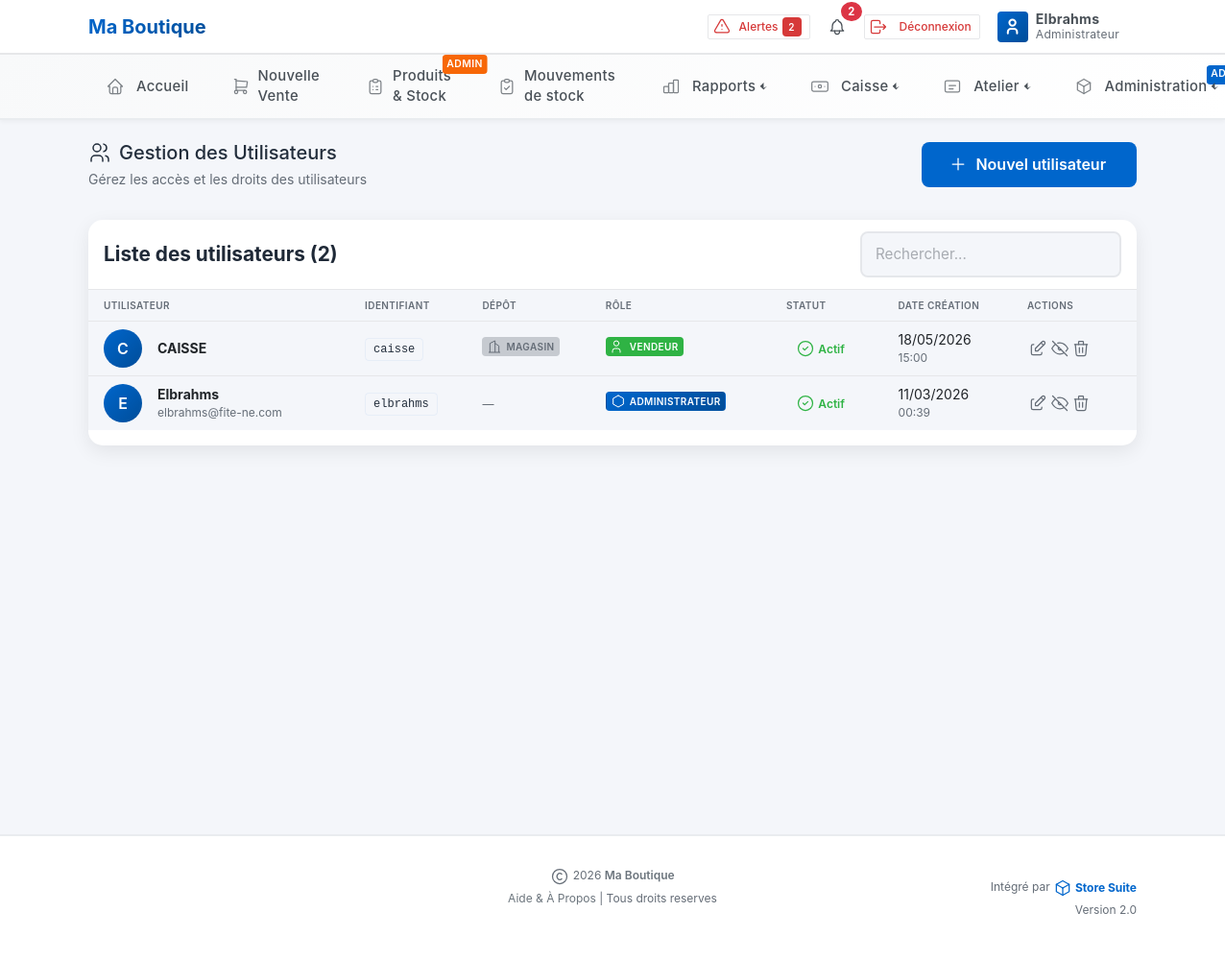
The page /utilisateurs.php (signed in) on the database its author committed.
### tables this page shows
CREATE TABLE `configuration` (
  `id_config` int(11) NOT NULL AUTO_INCREMENT,
  `nom_boutique` varchar(255) NOT NULL COMMENT 'Nom de la boutique/entreprise',
  `slogan` varchar(255) DEFAULT NULL COMMENT 'Slogan ou description courte',
  `logo` varchar(255) DEFAULT NULL COMMENT 'Chemin vers le fichier logo',
  `couleur_primaire` varchar(7) DEFAULT '#e6e64c' COMMENT 'Couleur principale (format HEX)',
  `couleur_secondaire` varchar(7) DEFAULT '#556a94' COMMENT 'Couleur secondaire (format HEX)',
  `adresse` text DEFAULT NULL COMMENT 'Adresse complète de l''entreprise',
  `telephone` varchar(100) DEFAULT NULL COMMENT 'Numéro(s) de téléphone',
  `email` varchar(255) DEFAULT NULL COMMENT 'Adresse email',
  `site_web` varchar(255) DEFAULT NULL COMMENT 'Site web de l''entreprise',
  `num_registre_commerce` varchar(100) DEFAULT NULL COMMENT 'Numéro d''enregistrement (RCCM, etc.)',
  `num_impot` varchar(100) DEFAULT NULL COMMENT 'Numéro fiscal/TVA',
  `devise` varchar(10) DEFAULT '$' COMMENT 'Symbole de la devise utilisée',
  `taux_tva` decimal(5,2) DEFAULT 0.00 COMMENT 'Taux de TVA par défaut (%)',
  `fuseau_horaire` varchar(50) DEFAULT 'Africa/Lubumbashi' COMMENT 'Fuseau horaire',
  `langue` varchar(10) DEFAULT 'fr' COMMENT 'Langue du système (fr, en, etc.)',
  `est_configure` tinyint(1) DEFAULT 0 COMMENT '0=Non configuré, 1=Configuré',
  `date_configuration` datetime DEFAULT NULL COMMENT 'Date de première configuration',
  `date_modification` timestamp NOT NULL DEFAULT current_timestamp() ON UPDATE current_timestamp(),
  `atelier_mode` tinyint(1) NOT NULL DEFAULT 0 COMMENT 'Activer le module Atelier Couture',
  `smtp_host` varchar(255) DEFAULT '' COMMENT 'H',
  `smtp_port` smallint(6) DEFAULT 587 COMMENT 'Port SMTP',
  `smtp_secure` varchar(10) DEFAULT 'tls' COMMENT 'tls ou ssl',
  `smtp_user` varchar(255) DEFAULT '' COMMENT 'Utilisateur SMTP',
  `smtp_pass` varchar(255) DEFAULT '' COMMENT 'Mot de passe SMTP',
  `smtp_from` varchar(255) DEFAULT '' COMMENT 'Email exp',
  `smtp_from_name` varchar(255) DEFAULT '' COMMENT 'Nom exp',
  `email_bilan` varchar(255) DEFAULT '' COMMENT 'Email destinataire bilan',
  `bilan_actif` tinyint(1) DEFAULT 0 COMMENT 'Activer envoi bilan journalier',
  PRIMARY KEY (`id_config`)
);

CREATE TABLE `utilisateurs` (
  `id_utilisateur` int(11) NOT NULL AUTO_INCREMENT,
  `nom_complet` varchar(255) NOT NULL COMMENT 'Nom complet de l''utilisateur',
  `login` varchar(100) NOT NULL COMMENT 'Identifiant de connexion (unique)',
  `mot_de_passe` varchar(255) NOT NULL COMMENT 'Mot de passe hashé (password_hash)',
  `email` varchar(255) DEFAULT NULL COMMENT 'Adresse email',
  `telephone` varchar(50) DEFAULT NULL COMMENT 'Numéro de téléphone',
  `niveau_acces` tinyint(1) NOT NULL DEFAULT 2 COMMENT '1=Admin, 2=Vendeur',
  `id_depot` int(11) DEFAULT NULL COMMENT 'Dépôt assigné (obligatoire pour les caissiers/vendeurs)',
  `photo` varchar(255) DEFAULT NULL COMMENT 'Photo de profil',
  `est_actif` tinyint(1) DEFAULT 1 COMMENT '0=Inactif, 1=Actif',
  `date_creation` datetime DEFAULT current_timestamp() COMMENT 'Date de création du compte',
  `date_derniere_connexion` datetime DEFAULT NULL COMMENT 'Dernière connexion',
  `date_modification` timestamp NOT NULL DEFAULT current_timestamp() ON UPDATE current_timestamp(),
  PRIMARY KEY (`id_utilisateur`),
  UNIQUE KEY `login` (`login`),
  KEY `idx_login` (`login`),
  KEY `idx_niveau` (`niveau_acces`),
  KEY `fk_user_depot` (`id_depot`)
);

CREATE TABLE `depots` (
  `id_depot` int(11) NOT NULL AUTO_INCREMENT,
  `nom_depot` varchar(255) NOT NULL COMMENT 'Nom du dépôt/emplacement',
  `description` text DEFAULT NULL COMMENT 'Description de l''emplacement',
  `type_depot` enum('magasin','depot','entrepot','autre') DEFAULT 'depot' COMMENT 'Type d''emplacement',
  `adresse` text DEFAULT NULL COMMENT 'Adresse physique',
  `responsable` varchar(255) DEFAULT NULL COMMENT 'Responsable du dépôt',
  `telephone` varchar(50) DEFAULT NULL COMMENT 'Téléphone du dépôt',
  `capacite` int(11) DEFAULT NULL COMMENT 'Capacité maximale (unités)',
  `est_principal` tinyint(1) DEFAULT 0 COMMENT '1=Dépôt principal (Magasin)',
  `est_actif` tinyint(1) DEFAULT 1 COMMENT '0=Inactif, 1=Actif',
  `ordre_affichage` int(11) DEFAULT 0,
  `date_creation` datetime DEFAULT current_timestamp(),
  `date_modification` timestamp NOT NULL DEFAULT current_timestamp() ON UPDATE current_timestamp(),
  PRIMARY KEY (`id_depot`),
  UNIQUE KEY `unique_nom_depot` (`nom_depot`),
  KEY `idx_est_actif` (`est_actif`),
  KEY `idx_est_principal` (`est_principal`)
);

### utilisateurs.php (the view, shortened to what the rows shown need)
<?php
require_once 'protection_pages.php';
$utilisateurs = db_fetch_all('
    SELECT u.*, d.nom_depot
    FROM utilisateurs u
    LEFT JOIN depots d ON u.id_depot = d.id_depot
    ORDER BY u.date_creation DESC
');
include 'header.php';
?>
<div class="container-xl">
    <div class="page-header d-print-none mb-4">
        <div class="row align-items-center">
            <div class="col">
                <h2 class="page-title">
                    Gestion des Utilisateurs
                </h2>
            </div>
        </div>
    </div>
    <div class="row">
        <div class="col-12">
            <div class="card">
                <div class="table-responsive">
                    <table class="table table-vcenter card-table table-hover">
                        <thead>
                            <tr>
                                <th>Utilisateur</th>
                                <th>Identifiant</th>
                                <th>Dépôt</th>
                                <th>Rôle</th>
                                <th>Statut</th>
                                <th>Date création</th>
                                <th>Actions</th>
                            </tr>
                        </thead>
                        <tbody id="usersList">
                            <?php foreach ($utilisateurs as $user): ?>
                            <tr data-user-id="<?php echo $user['id_utilisateur']; ?>">
                                <td>
                                    <div class="d-flex align-items-center">
                                        <div class="user-avatar me-3">
                                            <?php echo strtoupper(substr($user['nom_complet'], 0, 1)); ?>
                                        </div>
                                        <div>
                                            <div class="fw-bold"><?php echo e($user['nom_complet']); ?></div>
                                            <?php if (!empty($user['email'])): ?>
                                            <div class="text-muted small"><?php echo e($user['email']); ?></div>
                                            <?php endif; ?>
                                        </div>
                                    </div>
                                </td>
                                <td>
                                    <code class="text-dark bg-light px-2 py-1 rounded"><?php echo e($user['login']); ?></code>
                                </td>
                                <td>
                                    <?php if (!empty($user['nom_depot'])): ?>
                                    <span class="badge bg-secondary-lt text-secondary">
                                        <?php echo e($user['nom_depot']); ?>
                                    </span>
                                    <?php else: ?>
                                    <span class="text-muted small">—</span>
                                    <?php endif; ?>
                                </td>
                                <td>
                                    <?php if ($user['niveau_acces'] == 1): ?>
                                    <span class="badge" style="background: linear-gradient(135deg, <?php echo $couleur_primaire; ?>, <?php echo $couleur_secondaire; ?>); color: white;">
                                        <svg xmlns="http://www.w3.org/2000/svg" class="icon icon-sm" width="16" height="16" viewBox="0 0 24 24" stroke-width="2" stroke="currentColor" fill="none" stroke-linecap="round" stroke-linejoin="round">
                                            <path stroke="none" d="M0 0h24v24H0z" fill="none"/>
                                            <path d="M12 3l8 4.5l0 9l-8 4.5l-8 -4.5l0 -9l8 -4.5"/>
                                        </svg>
                                        Administrateur
                                    </span>
                                    <?php else: ?>
                                    <span class="badge bg-success text-white">
                                        Vendeur
                                    </span>
                                    <?php endif; ?>
                                </td>
                                <td>
                                    <?php if ($user['est_actif'] == 1): ?>
                                    <span class="status-badge bg-success-lt text-success">
                                        <svg xmlns="http://www.w3.org/2000/svg" class="icon icon-sm" width="14" height="14" viewBox="0 0 24 24" stroke-width="2" stroke="currentColor" fill="none" stroke-linecap="round" stroke-linejoin="round"><path stroke="none" d="M0 0h24v24H0z" fill="none"/><circle cx="12" cy="12" r="9"/><path d="M9 12l2 2l4 -4"/></svg>
                                        Actif
                                    </span>
                                    <?php endif; ?>
                                </td>
                                <td>
                                    <div><?php echo date('d/m/Y', strtotime($user['date_creation'])); ?></div>
                                    <div class="text-muted small"><?php echo date('H:i', strtotime($user['date_creation'])); ?></div>
                                </td>
                                <td style="white-space:nowrap;">
                                    <div class="btn-group btn-group-sm">
                                        <button class="btn btn-icon btn-ghost-primary" onclick="editUser(<?php echo $user['id_utilisateur']; ?>)" data-bs-toggle="tooltip" title="Modifier">
                                        </button>
                                        <?php if ($user['est_actif'] == 1): ?>
                                        <button class="btn btn-icon btn-ghost-warning" onclick="toggleUserStatus(<?php echo $user['id_utilisateur']; ?>, 0)" data-bs-toggle="tooltip" title="Désactiver">
                                        </button>
                                        <?php endif; ?>
                                        <?php if ($user['id_utilisateur'] != $_SESSION['id_utilisateur']): ?>
                                        <button class="btn btn-icon btn-ghost-danger" onclick="deleteUser(<?php echo $user['id_utilisateur']; ?>)" data-bs-toggle="tooltip" title="Supprimer">
                                        </button>
                                        <?php endif; ?>
                                    </div>
                                </td>
                            </tr>
                            <?php endforeach; ?>
                        </tbody>
                    </table>
                </div>
            </div>
        </div>
    </div>
</div>
<?php include 'footer.php'; ?>

### header.php (shortened to what the rows shown need)
<!DOCTYPE html>
<html lang="fr">
<head>
    <link href="https://cdn.jsdelivr.net/npm/bootstrap@5.3.0/dist/css/bootstrap.min.css" rel="stylesheet">
    <link href="<?php echo BASE_URL; ?>assets/css/tabler.min.css" rel="stylesheet"/>
    <link href="<?php echo BASE_URL; ?>assets/css/tabler-vendors.min.css" rel="stylesheet"/>
    <link href="<?php echo BASE_URL; ?>assets/css/loader.css" rel="stylesheet"/>
    <link href="<?php echo BASE_URL; ?>assets/css/style.css" rel="stylesheet"/>
</head>
<body>
    <div class="page">
        <header class="navbar navbar-expand-md navbar-light d-print-none sticky-top bg-white border-bottom">
            <div class="container-xl">
                <h1 class="navbar-brand navbar-brand-autodark d-none-navbar-horizontal pe-0 pe-md-3 m-0">
                    <?php if (!empty($logo_boutique) && file_exists('uploads/logos/' . $logo_boutique)): ?>
                        <a href="accueil.php">
                            <img src="<?php echo BASE_URL . 'uploads/logos/' . e($logo_boutique); ?>"
                                 class="navbar-brand-logo" alt="Logo">
                        </a>
                    <?php else: ?>
                        <a href="accueil.php" class="navbar-brand-text"><?php echo e($nom_boutique); ?></a>
                    <?php endif; ?>
                </h1>
                <div class="navbar-nav flex-row order-md-last">
                    <div class="nav-item dropdown d-none d-md-flex me-2">
                        <a href="#" class="nav-link px-2 d-flex align-items-center" data-bs-toggle="dropdown" style="height: 40px; cursor: pointer;">
                            <div class="d-none d-xl-block ps-2">
                                <div class="fw-bold" style="font-size: 0.875rem; line-height: 1.2;"><?php echo e($user_name); ?></div>
                                <div class="small text-muted" style="font-size: 0.75rem; line-height: 1.2;"><?php echo $is_admin ? 'Administrateur' : 'Vendeur'; ?></div>
                            </div>
                        </a>
                    </div>
                </div>
            </div>
        </header>
        <div class="page-wrapper">

### footer.php (shortened to what the rows shown need)
        </div>
        <footer class="footer footer-transparent d-print-none mt-auto border-top">
            <div class="container-xl">
                <div class="row align-items-center py-3">
                    <div class="col-md-4 text-center mb-3 mb-md-0">
                        <div class="text-muted small">
                            <?php $site_web_footer = !empty($config['site_web']) ? $config['site_web'] : '#'; ?>
                            <a href="<?php echo e($site_web_footer); ?>" <?php if($site_web_footer !== '#'): ?>target="_blank"<?php endif; ?> class="link-secondary fw-semibold text-decoration-none"><?php echo isset($nom_boutique) ? e($nom_boutique) : 'Store Suite'; ?></a>
                        </div>
                    </div>
                </div>
            </div>
        </footer>
    </div>
</body>
</html>

### rows shown on the page
configuration: nom_boutique "Ma Boutique"
utilisateurs: nom_complet "Elbrahms", nom_complet "E", email "elbrahms@fite-ne.com", login "elbrahms", est_actif 1 (drawn), date_creation "11/03/2026", date_creation "00:39"
utilisateurs: nom_complet "C", nom_complet "CAISSE", login "caisse", id_depot.nom_depot "MAGASIN", niveau_acces "VENDEUR", est_actif 1 (drawn), date_creation "18/05/2026", date_creation "15:00"

### other values the page prints
$products_alert_count "2"
count($utilisateurs) "2"
